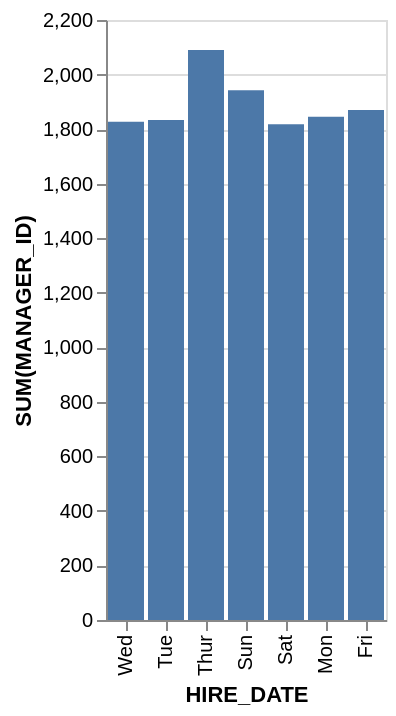

Write the Vega-Lite specification saved for this chart.
### Vega-Lite specification from a JSON file in a GitHub repository (floating-point values rounded to 4 significant figures)
{"data": {"values": [{"x_data": "Mon", "y_data": 1845}, {"x_data": "Tue", "y_data": 1833}, {"x_data": "Wed", "y_data": 1827}, {"x_data": "Thur", "y_data": 2090}, {"x_data": "Fri", "y_data": 1870}, {"x_data": "Sat", "y_data": 1818}, {"x_data": "Sun", "y_data": 1942}]}, "mark": "bar", "encoding": {"x": {"field": "x_data", "type": "nominal", "title": "HIRE_DATE", "sort": "descending"}, "y": {"field": "y_data", "type": "quantitative", "title": "SUM(MANAGER_ID)"}}}
